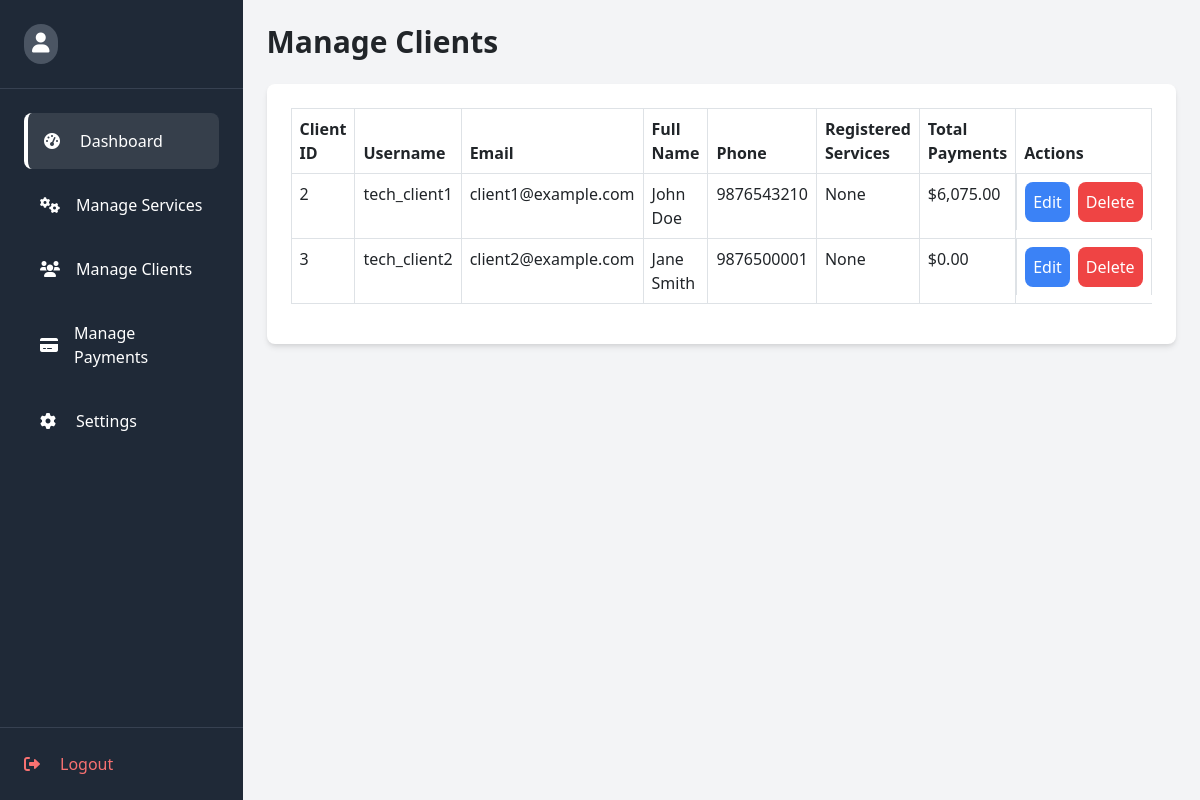
Screenshot of /Main/manage_client.php with the database file from the repository.
### tables this page shows
CREATE TABLE users (
    id INT PRIMARY KEY AUTO_INCREMENT,
    username VARCHAR(50) UNIQUE NOT NULL,
    email VARCHAR(100) UNIQUE NOT NULL,
    password VARCHAR(255) NOT NULL,
    full_name VARCHAR(100),
    phone VARCHAR(20),
    role ENUM('admin', 'client') DEFAULT 'client',
    created_at TIMESTAMP DEFAULT CURRENT_TIMESTAMP,
    dob DATE NULL,
    address TEXT NULL,
    gender ENUM('male', 'female', 'other') NULL,
    security_question VARCHAR(255) NULL,
    security_answer VARCHAR(255) NULL
);

### Main/manage_client.php (the view, shortened to what this page needs)
<?php
require_once '../db.php';
$sql = "
    SELECT
        users.id AS client_id,
        users.username,
        users.email,
        users.full_name,
        users.phone,
        users.created_at,
        GROUP_CONCAT(services.name SEPARATOR ', ') AS services_booked,
        SUM(payments.amount_paid) AS total_payments
    FROM users
    LEFT JOIN bookings ON users.id = bookings.user_id
    LEFT JOIN services ON bookings.service_id = services.id
    LEFT JOIN payments ON payments.customer_name = users.full_name
    WHERE users.role = 'client'
    GROUP BY users.id
";
$result = $conn->query($sql);
?>
<!DOCTYPE html>
<html lang="en">
<head>
    <link rel="stylesheet" href="https://cdn.jsdelivr.net/npm/bootstrap@5.3.0-alpha1/dist/css/bootstrap.min.css">
    <link href="https://cdnjs.cloudflare.com/ajax/libs/tailwindcss/2.2.19/tailwind.min.css" rel="stylesheet">
    <link rel="stylesheet" href="https://cdnjs.cloudflare.com/ajax/libs/font-awesome/6.0.0/css/all.min.css">
</head>
<body class="bg-gray-100">
<div class="flex h-screen">
    <div class="bg-gray-800 text-white w-64 flex flex-col">
        <div class="p-4 border-b border-gray-700">
            <div class="flex items-center space-x-3">
                <div class="bg-gray-600 rounded-full p-2">
                    <i class="fas fa-user text-xl"></i>
                </div>
            </div>
        </div>
        <nav class="flex-1 p-4">
            <ul class="space-y-2">
                <li>
                    <a href="admin_dashboard.php" class="sidebar-link active-link flex items-center space-x-3 p-3 rounded-lg transition-all duration-200">
                        <i class="fas fa-tachometer-alt w-6"></i>
                        <span>Dashboard</span>
                    </a>
                </li>
                <li>
                    <a href="manage_service.php" class="sidebar-link flex items-center space-x-3 p-3 rounded-lg transition-all duration-200">
                        <i class="fas fa-cogs w-6"></i>
                        <span>Manage Services</span>
                    </a>
                </li>
                <li>
                    <a href="manage_client.php" class="sidebar-link flex items-center space-x-3 p-3 rounded-lg transition-all duration-200">
                        <i class="fas fa-users w-6"></i>
                        <span>Manage Clients</span>
                    </a>
                </li>
                <li>
                    <a href="manage_payments.php" class="sidebar-link flex items-center space-x-3 p-3 rounded-lg transition-all duration-200">
                        <i class="fas fa-credit-card w-6"></i>
                        <span>Manage Payments</span>
                    </a>
                </li>
                <li>
                    <a href="settings.php" class="sidebar-link flex items-center space-x-3 p-3 rounded-lg transition-all duration-200">
                        <i class="fas fa-cog w-6"></i>
                        <span>Settings</span>
                    </a>
                </li>
            </ul>
        </nav>
        <div class="p-4 border-t border-gray-700">
            <a href="logout.php" class="flex items-center space-x-3 text-red-400 hover:text-red-300 transition-colors duration-200">
                <i class="fas fa-sign-out-alt w-6"></i>
                <span>Logout</span>
            </a>
        </div>
    </div>
    <div class="flex-1 p-6">
        <h1 class="text-3xl font-semibold mb-6">Manage Clients</h1>
        <div class="overflow-x-auto bg-white p-4 shadow-md rounded-lg">
            <table class="table table-bordered table-hover w-full">
                <thead class="bg-gray-800 text-white">
                    <tr>
                        <th>Client ID</th>
                        <th>Username</th>
                        <th>Email</th>
                        <th>Full Name</th>
                        <th>Phone</th>
                        <th>Registered Services</th>
                        <th>Total Payments</th>
                        <th>Actions</th>
                    </tr>
                </thead>
                <tbody>
                    <?php if ($result->num_rows > 0): ?>
                        <?php while ($row = $result->fetch_assoc()): ?>
                            <tr>
                                <td><?= $row['client_id'] ?></td>
                                <td><?= $row['username'] ?></td>
                                <td><?= $row['email'] ?></td>
                                <td><?= $row['full_name'] ?></td>
                                <td><?= $row['phone'] ?></td>
                                <td><?= $row['services_booked'] ?: 'None' ?></td>
                                <td>$<?= $row['total_payments'] ? number_format($row['total_payments'], 2) : '0.00' ?></td>
                                <td class="flex space-x-2">
                                    <a href="edit_client.php?id=<?= $row['client_id'] ?>" class="bg-blue-500 text-white p-2 rounded-lg hover:bg-blue-600 transition duration-200">Edit</a>
                                    <a href="manage_client.php?delete=<?= $row['client_id'] ?>" class="bg-red-500 text-white p-2 rounded-lg hover:bg-red-600 transition duration-200" onclick="return confirm('Are you sure you want to delete this client?')">Delete</a>
                                </td>
                            </tr>
                        <?php endwhile; ?>
                    <?php else: ?>
                        <tr>
                            <td colspan="8" class="text-center text-gray-500">No clients found.</td>
                        </tr>
                    <?php endif; ?>
                </tbody>
            </table>
        </div>
    </div>
</div>
</body>
</html>

### Main/manage_client.php (style rules this page uses)
.active-link { background-color: rgba(255, 255, 255, 0.1); border-left: 4px solid white; }

### rows the page displays
users: id "2", username "tech_client1", email "client1@example.com", full_name "John Doe", phone "9876543210", services_booked "None", total_payments "6,075.00"
users: id "3", username "tech_client2", email "client2@example.com", full_name "Jane Smith", phone "9876500001", services_booked "None", shows "0.00"
